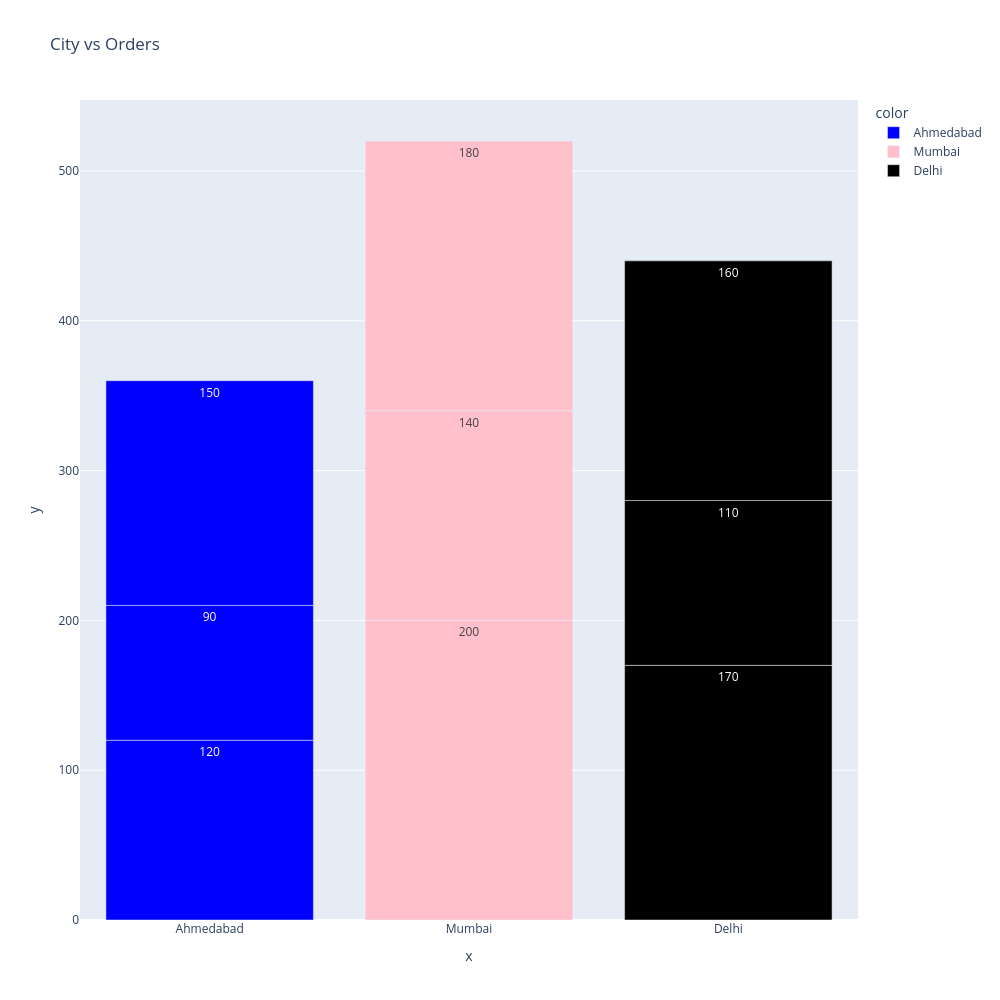

Notebook code for this chart:
### Code cell
px.bar(x=df_orders.City,y = df_orders.Orders,width=1000,height=1000,title="City vs Orders",text_auto=True,color=df_orders.City,color_discrete_sequence = ["blue","pink","black"])

### Figure 1 — Plotly figure (JSON) as saved in the notebook; plotly's stock layout.template omitted (floating-point values rounded to 4 significant figures)
{"data": [{"hovertemplate": "color=Ahmedabad<br>x=%{x}<br>y=%{y}<extra></extra>", "legendgroup": "Ahmedabad", "marker": {"color": "blue", "pattern": {"shape": ""}}, "name": "Ahmedabad", "orientation": "v", "showlegend": true, "textposition": "auto", "texttemplate": "%{y}", "type": "bar", "x": ["Ahmedabad", "Ahmedabad", "Ahmedabad"], "xaxis": "x", "y": [120, 90, 150], "yaxis": "y"}, {"hovertemplate": "color=Mumbai<br>x=%{x}<br>y=%{y}<extra></extra>", "legendgroup": "Mumbai", "marker": {"color": "pink", "pattern": {"shape": ""}}, "name": "Mumbai", "orientation": "v", "showlegend": true, "textposition": "auto", "texttemplate": "%{y}", "type": "bar", "x": ["Mumbai", "Mumbai", "Mumbai"], "xaxis": "x", "y": [200, 140, 180], "yaxis": "y"}, {"hovertemplate": "color=Delhi<br>x=%{x}<br>y=%{y}<extra></extra>", "legendgroup": "Delhi", "marker": {"color": "black", "pattern": {"shape": ""}}, "name": "Delhi", "orientation": "v", "showlegend": true, "textposition": "auto", "texttemplate": "%{y}", "type": "bar", "x": ["Delhi", "Delhi", "Delhi"], "xaxis": "x", "y": [170, 110, 160], "yaxis": "y"}], "layout": {"barmode": "relative", "height": 1000, "legend": {"title": {"text": "color"}, "tracegroupgap": 0}, "title": {"text": "City vs Orders"}, "width": 1000, "xaxis": {"anchor": "y", "domain": [0, 1], "title": {"text": "x"}}, "yaxis": {"anchor": "x", "domain": [0, 1], "title": {"text": "y"}}}}
